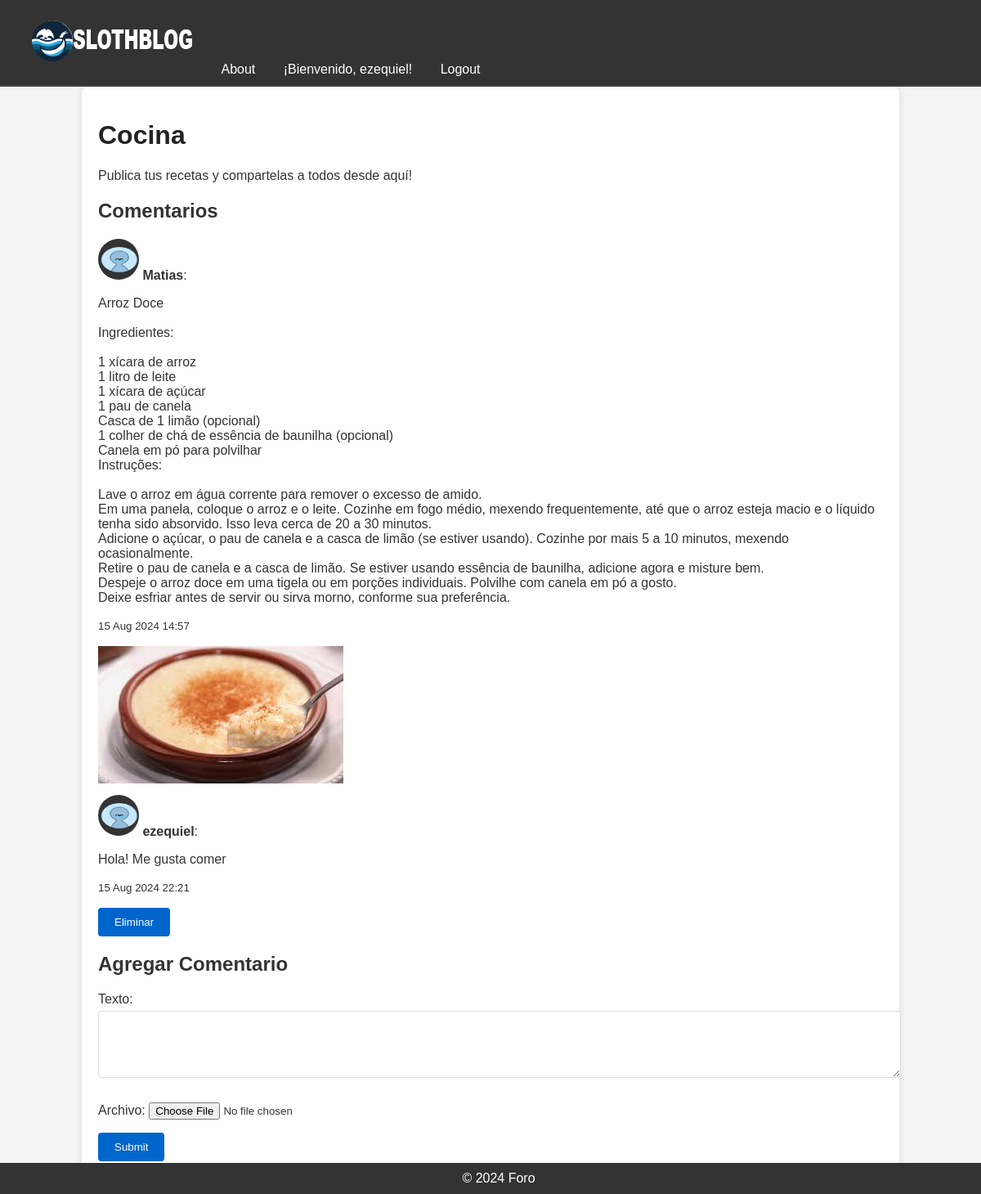
Page /tema/1/ (signed in) on the committed database.
### blog/models.py (models this page shows, shortened)
class Tema(models.Model):
    nombre = models.CharField(max_length=100)
    descripcion = models.TextField()

class Comentario(models.Model):
    tema = models.ForeignKey(Tema, on_delete=models.CASCADE, related_name='comentarios')
    autor = models.ForeignKey(User, on_delete=models.CASCADE)
    texto = models.TextField()
    archivo = models.ImageField(upload_to='comentarios/', blank=True, null=True)
    fecha = models.DateTimeField(auto_now_add=True)

### blog/views.py (the view)
# urls.py: path('tema/<int:tema_id>/', views.tema_detalle, name='tema_detalle'),
def tema_detalle(request, tema_id):
    tema = get_object_or_404(Tema, id=tema_id)
    comentarios = Comentario.objects.filter(tema=tema)
    mensaje_error = None
    if request.method == 'POST':
        if not request.user.is_authenticated:
            mensaje_error = "Debes tener un usuario para agregar un comentario."
            form = ComentarioForm(request.POST, request.FILES)
        else:
            form = ComentarioForm(request.POST, request.FILES)
            if form.is_valid():
                comentario = form.save(commit=False)
                comentario.tema = tema
                comentario.autor = request.user
                comentario.save()
                return redirect('tema_detalle', tema_id=tema_id)
    else:
        form = ComentarioForm()
    return render(request, 'blog/tema_detalle.html', {
        'tema': tema,
        'comentarios': comentarios,
        'form': form,
        'mensaje_error': mensaje_error
    })

### blog/forms.py
class ComentarioForm(forms.ModelForm):
    class Meta:
        model = Comentario
        fields = ['texto', 'archivo']
        widgets = {
            'texto': forms.Textarea(attrs={'rows': 4, 'cols': 40}),
        }

### blog/templates/blog/tema_detalle.html (shortened to what this page needs)
<!DOCTYPE html>
<html lang="es">
<head>
    {% load static %}
    <link rel="stylesheet" href="{% static 'css/styles.css' %}">
</head>
<body>
    <nav>
        <a href="{% url 'pagina_inicio' %}"><img src="{% static 'images/logo.png' %}" alt="Logo"></a>
        <a href="{% url 'about' %}">About</a>
        {% if user.is_authenticated %}
            <a href="{% url 'perfil' %}">¡Bienvenido, {{ user.username }}!</a>
            <a href="{% url 'logout' %}">Logout</a>
        {% else %}
            <a href="{% url 'registro' %}">Sign Up</a>
            <a href="{% url 'login' %}">Login</a>
        {% endif %}
    </nav>
    <div class="container">
        <h1>{{ tema.nombre }}</h1>
        <p>{{ tema.descripcion }}</p>
        <h2>Comentarios</h2>
        <ul>
            {% for comentario in comentarios %}
                <li>
                    {% if comentario.autor.foto_perfil %}
                        <img src="{{ comentario.autor.foto_perfil.url }}" alt="Foto de perfil" style="width: 50px; height: 50px; border-radius: 50%;">
                    {% else %}
                        <img src="{% static 'images/default_profile_pic.png' %}" alt="Foto de perfil" style="width: 50px; height: 50px; border-radius: 50%;">
                    {% endif %}
                    <strong>{{ comentario.autor.username }}</strong>:
                    <p>{{ comentario.texto|linebreaksbr }}</p>
                    <p><small>{{ comentario.fecha|date:"d M Y H:i" }}</small></p>
                    {% if comentario.archivo %}
                        <img src="{{ comentario.archivo.url }}" alt="Archivo adjunto" style="max-width: 100%; height: auto;">
                    {% endif %}
                    {% if user.is_superuser or user == comentario.autor %}
                        <form action="{% url 'eliminar_comentario' comentario.id %}" method="post" style="display:inline;">
                            <button type="submit">Eliminar</button>
                        </form>
                    {% endif %}
                </li>
            {% endfor %}
        </ul>
        <h2>Agregar Comentario</h2>
        {% if user.is_authenticated %}
            <form method="post" enctype="multipart/form-data">
                {{ form.as_p }}
                <button type="submit">Submit</button>
            </form>
        {% else %}
            <p>Debes estar logueado para agregar un comentario.</p>
        {% endif %}
    </div>
    <footer>
        © 2024 Foro
    </footer>
</body>
</html>

### blog/static/css/styles.css (style rules this page uses)
body { font-family: Arial, sans-serif; color: #333; background-color: #f4f4f4; margin: 0; padding: 0; }
.container { width: 80%; margin: 0 auto; background: #fff; padding: 20px; border-radius: 8px; box-shadow: 0 0 10px rgba(0, 0, 0, 0.1); }
nav { background: #333; color: #fff; padding: 10px; border-bottom: 2px solid #444; }
nav a { color: #fff; text-decoration: none; margin: 0 15px; }
h1 { color: #222; }
ul { list-style-type: none; padding: 0; }
ul li { margin: 10px 0; }
form { margin: 20px 0; }
form input[type="text"], form input[type="password"], form textarea { width: 100%; padding: 10px; margin: 5px 0 10px; border: 1px solid #ddd; border-radius: 4px; }
form button { background: #0066cc; color: #fff; border: none; padding: 10px 20px; border-radius: 4px; cursor: pointer; }
footer { background: #333; color: #fff; text-align: center; padding: 10px; position: fixed; width: 100%; bottom: 0; }

### rows in the picture
Tema: nombre "Cocina", descripcion "Publica tus recetas y compartelas a todos desde aquí!"
Comentario: autor.username "Matias", texto "Arroz Doce Ingredientes: 1 xícara de arroz 1 litro de leite 1 xícara de açúcar 1 pau de canela Casca de 1 limão (opcional) 1 colher de chá de essência de baunilha (opcional) Canela em pó para polvilhar Instruções: Lave o arroz em água corrente para remover o excesso de amido. Em uma panela, coloque o arroz e o leite. Cozinhe em fogo médio, mexendo frequentemente, até que o arroz esteja macio e o líquido tenha sido absorvido. Isso leva cerca de 20 a 30 minutos. Adicione o açúcar, o pau de canela e a casca de limão (se estiver usando). Cozinhe por mais 5 a 10 minutos, mexendo ocasionalmente. Retire o pau de canela e a casca de limão. Se estiver usando essência de baunilha, adicione agora e…", fecha "15 Aug 2024 14:57", archivo (picture)
Comentario: autor.username "ezequiel", texto "Hola! Me gusta comer", fecha "15 Aug 2024 22:21", shows "Eliminar"

### other values in the picture
{{ user.username }} "ezequiel"
